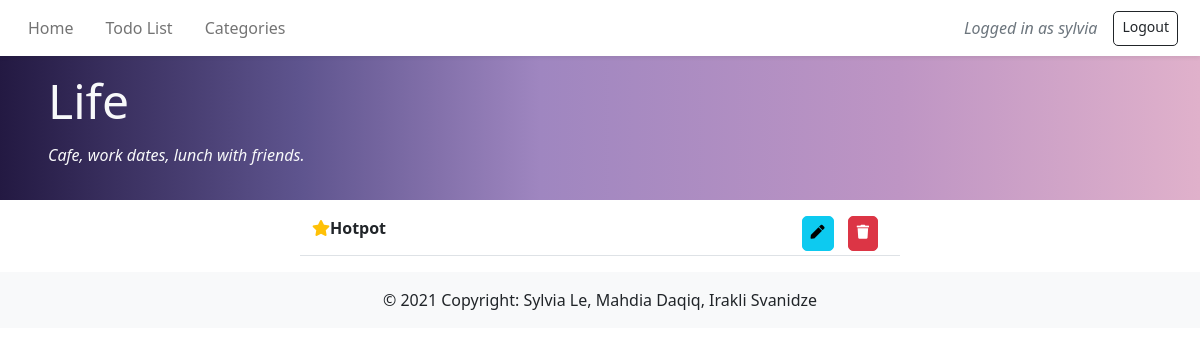
Screenshot of /categories/2 (signed in) with the database file from the repository.
### users/models.py (models this page shows)
class CustomUser(AbstractUser):
    email = models.EmailField()
    first_name = CharField(max_length=50)
    last_name = CharField(max_length=50)

### todos/models.py (models this page shows, shortened)
class Categories(models.Model):
    title = models.CharField(max_length=255, default='')
    description = models.TextField(default="")
    owner = models.ForeignKey(
        get_user_model(),
        on_delete=models.CASCADE,
        default=""
    )

class Todos(models.Model):  #order matters this time so this is defined later
    title = models.CharField(max_length=255, default="")
    priority = BooleanField(default=False)
    completed = BooleanField(default=False)
    category = models.ForeignKey(
        Categories,
        on_delete=models.CASCADE,
        related_name='todos',
        default=''
    )
    owner = models.ForeignKey(
        get_user_model(),
        on_delete=models.CASCADE,
    )

### todos/views.py (the view)
# urls.py: path('categories/<int:pk>', CategoryDetailView.as_view(), name="cate_detail"),
class CategoryDetailView(LoginRequiredMixin, DetailView):
    model = Categories
    template_name = 'category_detail.html'
    context_object_name = 'cate'
    login_url = 'login'

### templates/category_detail.html (shortened to what this page needs)
{% extends 'base.html' %}
{% load crispy_forms_tags %}
{% load static %}
{% block content %}
  <div class="cates-detail">
    <h3 class="text-light pt-3 px-5">{{ cate.title }}</h3>
    <h6 class='fst-italic fw-light text-light px-5 pt-2'>{{ cate.description }} </h6>
  </div>
  <div class='container w-50'>
    {% for todo in cate.todos.all %}
    <div class="row border-bottom my-3">
      <div class="col-md-8">
      {% if todo.completed%}
          {% if todo.priority %}
          <a class='text-muted fst-italic' href='{% url 'todo_detail' todo.pk %}' style="text-decoration: none;"><del>
              <i class="fas fa-star text-warning"></i> {{todo.title}}
          </del></a>
          {% else %}
              <a class='text-muted fst-italic' href='{% url 'todo_detail' todo.pk %}' style="text-decoration: none;"><del>{{todo.title}}</del></a>
          {% endif %}
      {% else %}
          {% if todo.priority %}
              <a class='fw-bold text-dark' href='{% url 'todo_detail' todo.pk %}' style="text-decoration: none;">
                  <i class="fas fa-star text-warning"></i>{{todo.title}}
              </a>
          {% else %}
              <a href='{% url 'todo_detail' todo.pk %}' style="text-decoration: none;" class="text-dark">{{todo.title}}</a>
          {% endif %}
      {% endif %}
      </div>
      <div class="col-md-4 text-end">
          <a class='btn btn-info btn-sm mt-0 mb-1 px-2' href='{% url 'todo_edit' todo.pk %}' data-bs-toggle="tooltip" data-bs-placement="top" title="Edit" style="border-radius: 5px;"><i class="fas fa-pen"></i></a>
          <a class='btn btn-danger btn-sm mt-0 mb-1' href='{% url 'todo_delete' todo.pk %}' data-bs-toggle="tooltip" data-bs-placement="top" title="Delete" style="border-radius: 5px;"><i class="fas fa-trash"></i></a>
      </div>
  </div>
</div>
    {% endfor %}
{% endblock content %}

### templates/base.html (shortened to what this page needs)
{% load static %}
<!doctype html>
<html lang="en">
    <head>
        <link href="https://cdn.jsdelivr.net/npm/bootstrap@5.0.0/dist/css/bootstrap.min.css" rel="stylesheet">
        <link rel="stylesheet" href="https://cdnjs.cloudflare.com/ajax/libs/font-awesome/5.15.3/css/all.min.css" />
        <link rel="stylesheet" href="{% static 'css/style.css' %}?{% now "U" %}" >
    </head>
    <body>
        <nav class="navbar navbar-expand-lg navbar-light shadow-sm">
            <div class="container-fluid">
            <div class="collapse navbar-collapse" id="navbarMenu">
                <ul class="navbar-nav mb-2 mb-lg-0">
                  <li class="nav-item px-2">
                    <a href="{% url 'home' %}" class="nav-link">Home</a>
                    </li>
                    <li class="nav-item px-2">
                        <a href="{% url 'todo_list' %}" class="nav-link">Todo List</a>
                    </li>
                    <li class="nav-item px-2">
                        <a href="{% url 'cate_list' %}" class="nav-link">Categories</a>
                    </li>
                </ul>
            </div>
            {% if user.is_authenticated %}
                <p class='text-muted text-end my-0 nav-item fst-italic mx-3 d-none d-md-block'>Logged in as {{ user.username }}</p>
                <a class='btn btn-outline-dark btn-sm text-end my-0 nav-item' href="{% url 'logout' %}">Logout</a>
            {% endif %}
            </div>
        </nav>
            {% block content %}
            {% endblock content %}
        <footer class="bg-light text-center text-lg-start">
            <div class="text-center p-3">
              © 2021 Copyright:
              <span class="text-dark">Sylvia Le, Mahdia Daqiq, Irakli Svanidze</span>
            </div>
          </footer>
    </body>
</html>

### static/css/style.css (style rules this page uses)
body, html { min-height: 100vh; height: 100%; }
h3 { font-size: 3rem; font-weight: 400; }
.btn { border-radius: 5px; padding-bottom: 8px; margin-top: 1.5rem; margin-right: 10px }
.cates-detail { background: no-repeat linear-gradient(90deg, #231942 0%, #5e548e 25%, #9f86c0 45%, #be95c4 75%, #e0b1cb 100%); height: 9rem; }

### rows the page displays
CustomUser: username "sylvia"
Categories: title "Life", description "Cafe, work dates, lunch with friends."
Todos: title "Hotpot"
